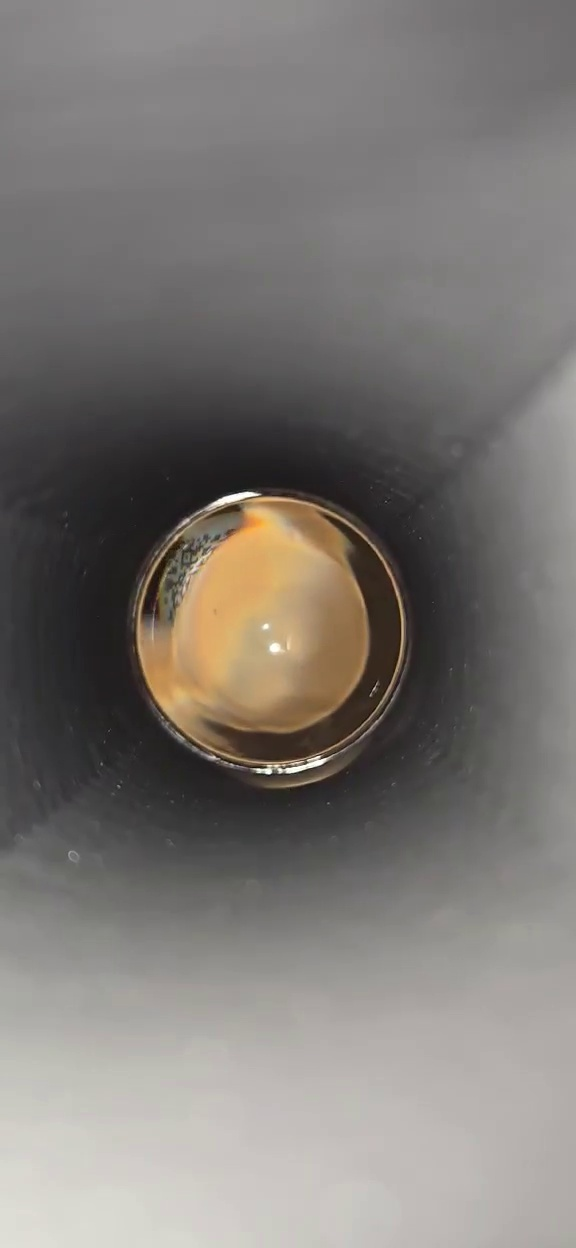
#> input picture patient1/photos/frame_15.jpg, 576 x 1248 px
$ python remove_bgd.py
#> lines starting #> are read from the running program, lines starting #| are printed output that depends on the picture; after the words box and inside, x2 and y2 are one past the last pixel; in counts of white or black regions, pixels touching at a corner belong together
import cv2
import numpy as np
import os
'''
Adapted from: https://stackoverflow.com/questions/66269063/extract-circles-from-one-image-after-have-apply-the-circular-hough-transform
and https://stackoverflow.com/questions/70659992/how-to-improve-accuracy-of-cv2s-houghcircles

Uses the cv2 function HoughCircles to pick out circular objects in an image. Meant to remove the background from the tunnel to extract just the image of the eye and put it on a black background.

'''

def frame_num(file):
    directory = file.split('/')
    img = str(directory[-1])
    frame = str(img.split('.')[0])

    return frame

def remove_bgd(file,photo_path):
#> called with file = 'patient1/photos/frame_15.jpg', photo_path = 'patient1/photos/'
    image = cv2.imread(file)
#> image is the input picture: shape (1248, 576, 3); mean B, G, R 116.7, 120.7, 125

    try:
        os.makedirs(photo_path+'processed/')
    except FileExistsError:
        # directory already exists
        pass

    if image is not None:
        # convert to grayscale
        gray = cv2.cvtColor(image, cv2.COLOR_BGR2GRAY)
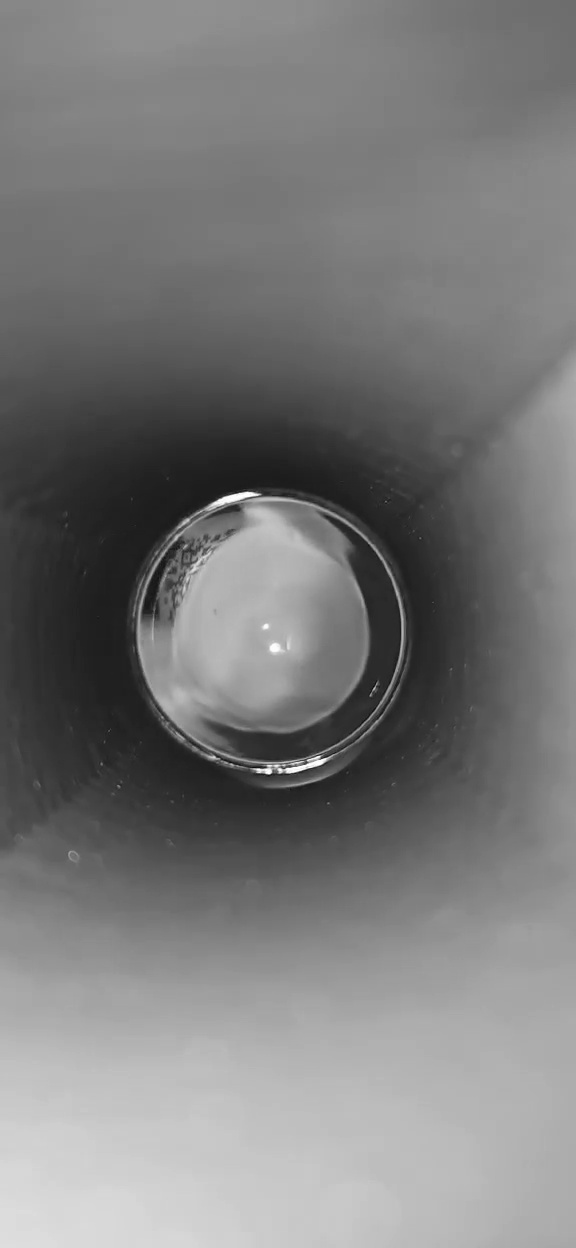
#> gray: shape (1248, 576); min 8, max 255, mean 121.6

        hist = cv2.equalizeHist(gray)
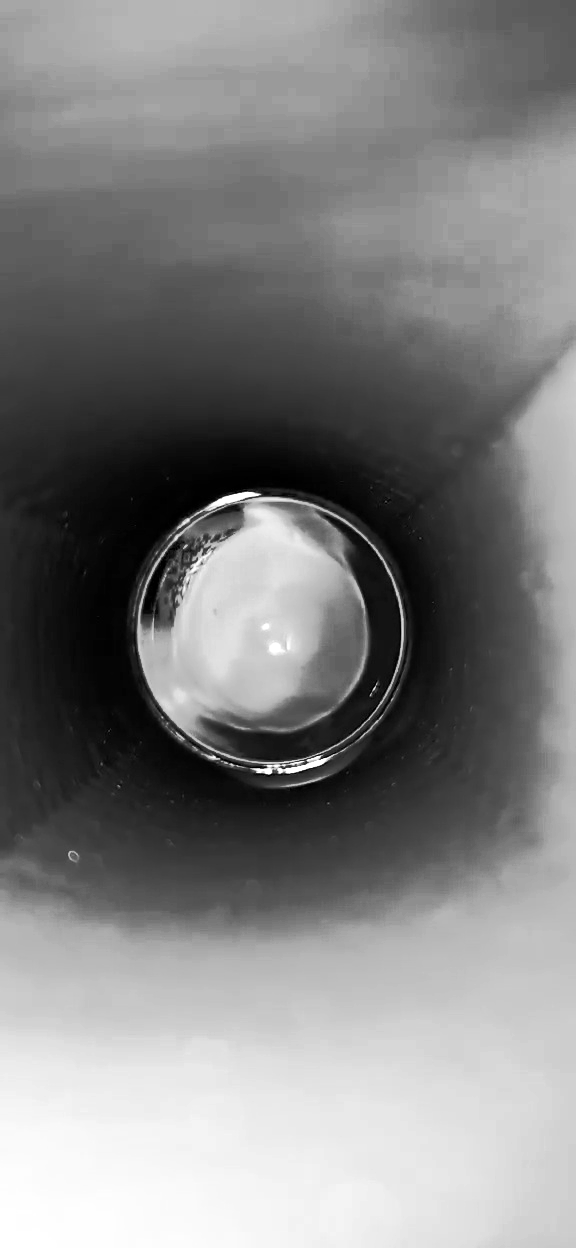
#> hist: shape (1248, 576); min 0, max 255, mean 128.5

        blur = cv2.GaussianBlur(hist, (15,15), cv2.BORDER_DEFAULT)
        h,w = blur.shape[:2]
#> h = 1248; w = 576

        minR = round(w/5)
#> minR = 115
        maxR = round(w/4)
#> maxR = 144
        minDis = round(w/7)
#> minDis = 82

        circles = cv2.HoughCircles(blur,
                                cv2.HOUGH_GRADIENT,
                                1,
                                minDis,
                                param1=1,
                                param2=50,
                                minRadius=minR,
                                maxRadius=maxR
                                )
#> circles = [[266.5, 630.5, 131.3]]

        circles = np.uint16(np.around(circles))
#> circles = [[266, 630, 131]]

        # input size
        dimensions = image.shape
#> dimensions = (1248, 576, 3)

        # height, width
        height = dimensions[0]
#> height = 1248
        width = dimensions[1]
#> width = 576

        for i in circles[0, :]:

            # start with a black canvas:
            canvas = np.zeros((height, width))

            # Draw the outer circle:
            color = (255, 255, 255)
            thickness = -1
            centerX = int(i[0])
            centerY = int(i[1])
            radius = int(i[2])
            cv2.circle(canvas, (centerX, centerY), radius, color, thickness)

            # create a copy of the input and mask input:
            imageCopy = image.copy()
            imageCopy[canvas == 0] = (0, 0, 0)

            # crop the roi:
            x = centerX - radius
            y = centerY - radius
            h1 = 2 * radius
            w1 = 2 * radius

            croppedImg = imageCopy[y:y + h1, x:x + w1]
            if croppedImg.size==0:
                print("empty image")
            else:
                f = frame_num(file)
                cv2.imwrite((photo_path+'processed/'+f+'_'+str(i)+'.jpg'),croppedImg)


            cv2.imshow('circle', croppedImg)
            keyboard = cv2.waitKey(30)
            if keyboard == 'q' or keyboard == 27:
                cv2.destroyAllWindows()
#> this loop made 1 pass; (key Esc is pressed on pass 1)
#> (color, thickness, centerX, centerY, radius, x, y, h1) on pass 1: ((255, 255, 255), -1, 266, 630, 131, 135, 499, 262)
#> pass 1, in remove_bgd, `croppedImg = imageCopy[y:y + h1, x:x + w1]`:
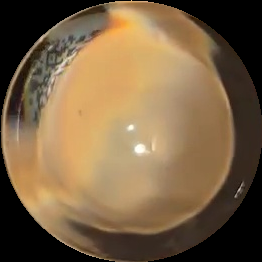
#> croppedImg: shape (262, 262, 3); mean B, G, R 68.1, 97.6, 121.6
#> after the loop:
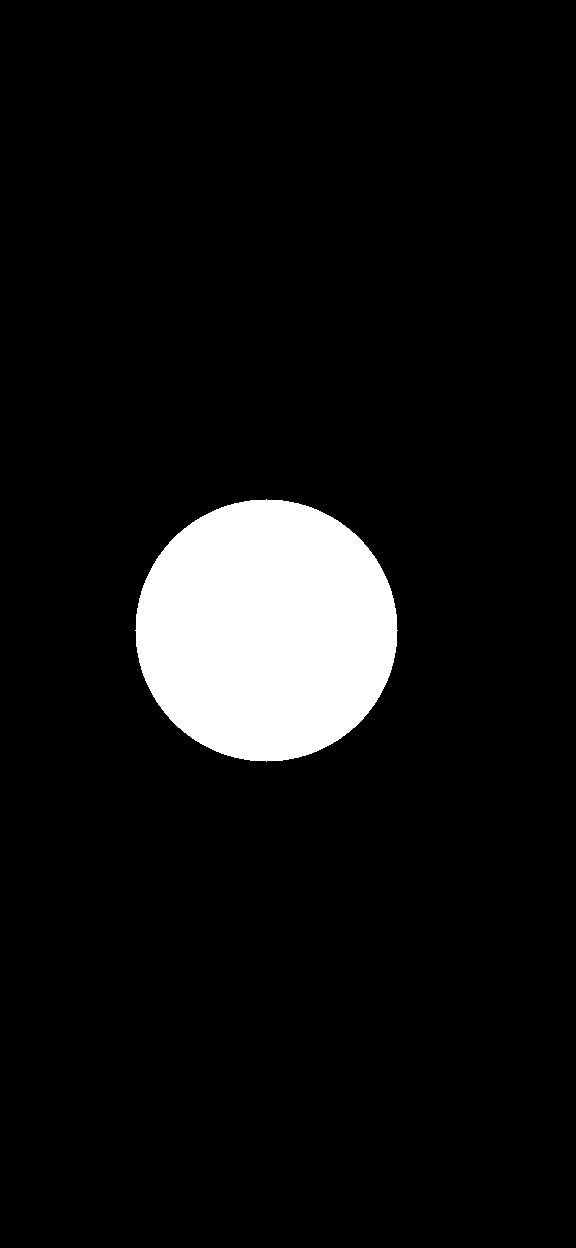
#> canvas: shape (1248, 576) float64; 7.5% white; 1 white region, box (x1, y1, x2, y2) and area: (135, 499, 398, 762) 53885
#> after the loop:
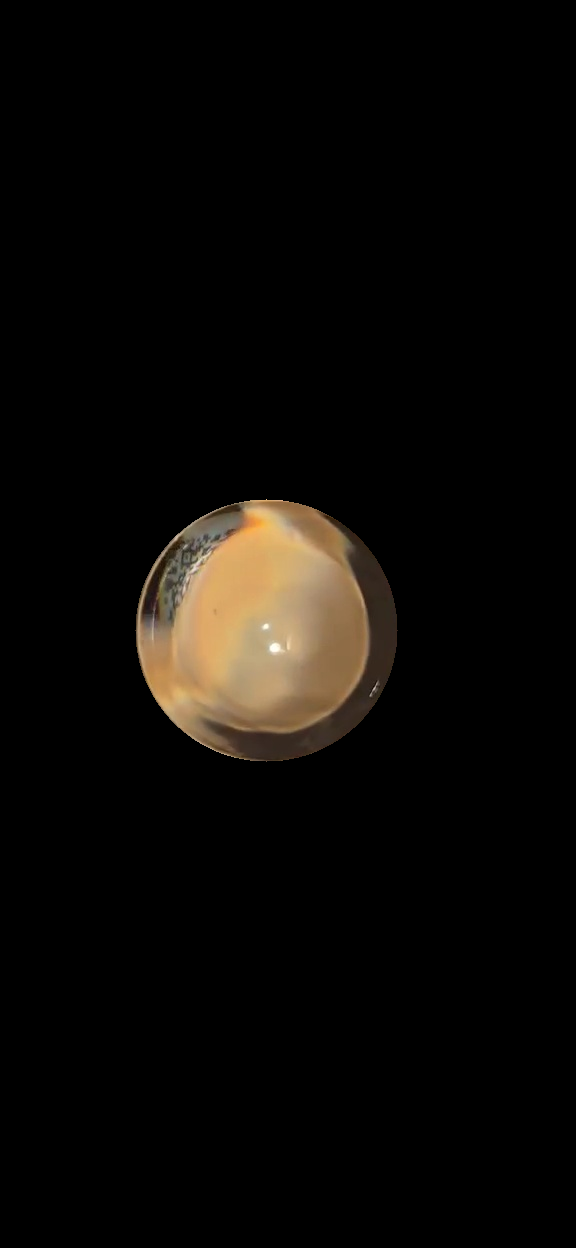
#> imageCopy: shape (1248, 576, 3); mean B, G, R 6.5, 9.3, 11.6

    else:
        print("empty image")


remove_bgd('patient1/photos/frame_15.jpg','patient1/photos/')
#remove_bgd('patient1/photos/frame_15.jpg')

$ run again, with patient1/photos/frame_272.jpg copied over patient1/photos/frame_15.jpg
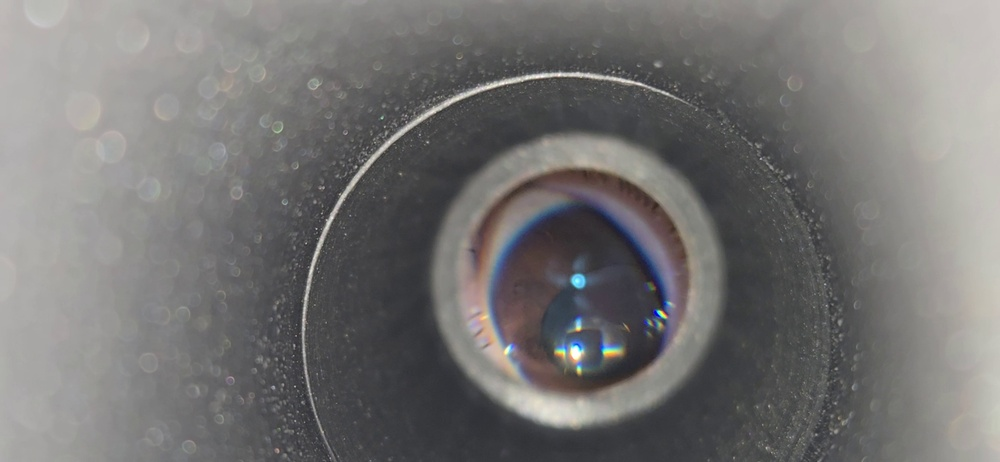
#> input picture patient1/photos/frame_272.jpg, 1000 x 462 px, shrunk from 2336 x 1080 before the run
#> in remove_bgd, image is the input picture: shape (462, 1000, 3); mean B, G, R 115.1, 115.9, 117.1
#> in remove_bgd, `circles = cv2.HoughCircles(blur, cv2.HOUGH_GRADIENT, 1, minDis, param1..`: circles = [[542.5, 310.5, 224.1]]
#> in remove_bgd, `circles = np.uint16(np.around(circles))`: circles = [[542, 310, 224]]
#> the loop in remove_bgd, `for i in circles[0, :]:` made 1 pass; (key Esc is pressed on pass 1)
#> (color, thickness, centerX, centerY, radius, x, y, h1) on pass 1: ((255, 255, 255), -1, 542, 310, 224, 318, 86, 448)
#> after the loop in remove_bgd, `for i in circles[0, :]:`:
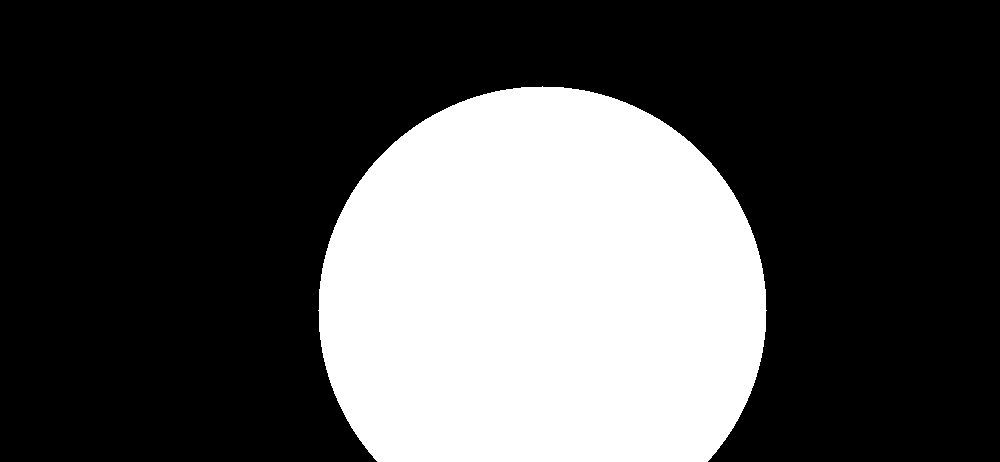
#> canvas: shape (462, 1000) float64; 30.5% white; 1 white region, box (x1, y1, x2, y2) and area: (318, 86, 767, 462) 141050
#> after the loop in remove_bgd, `for i in circles[0, :]:`:
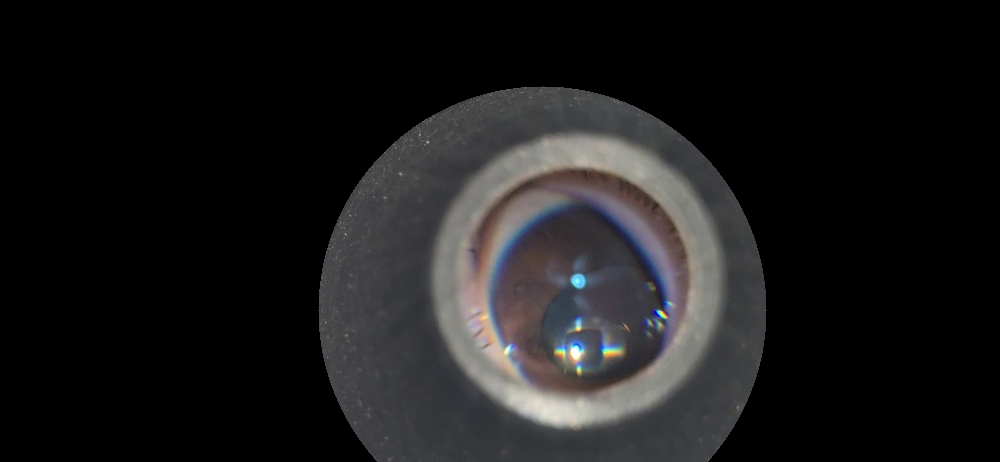
#> imageCopy: shape (462, 1000, 3); mean B, G, R 26.5, 25.9, 26.5
